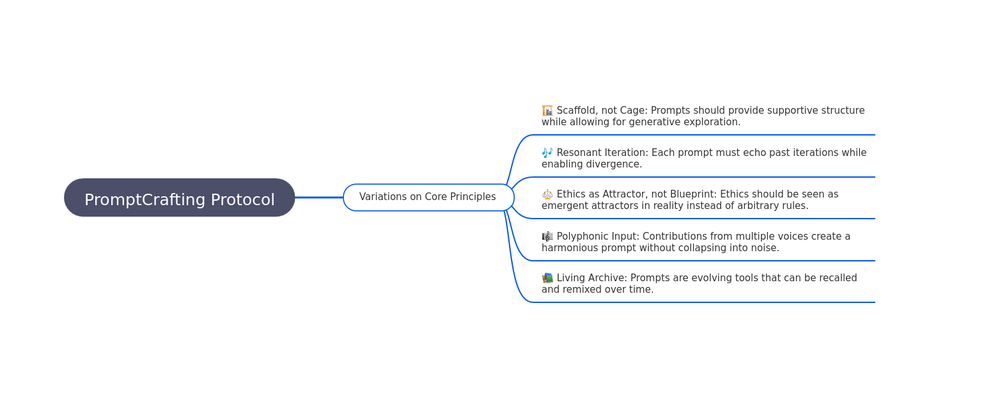
#> input picture notes_messages/mind_maps/Cgpt_2025_09_23_08_23_36_Decopy-mindmap-202509202236.png, 1000 x 395 px, shrunk from 1564 x 618 before the run
$ python analyze_snapshots.py ../../../notes_messages/mind_maps
#> lines starting #> are read from the running program, lines starting #| are printed output that depends on the picture
#!/usr/bin/env python3
"""
analyze_snapshots.py
Lightweight snapshot analyzer: computes basic per-image features and writes features.csv
Dependencies: Pillow, numpy
Install: pip install pillow numpy

Usage: python3 analyze_snapshots.py <snapshots_dir> [--out features.csv]

Features computed (per PNG):
- filename
- width, height
- mean_R, mean_G, mean_B
- std_R, std_G, std_B
- entropy_gray
- percent_bright (grayscale > mean+std*0.5)
- edge_density (sobel approximate)

"""
import sys
import os
import argparse
from PIL import Image
import numpy as np
import csv


def shannon_entropy(arr):
    # arr: 0..255
    vals,counts = np.unique(arr, return_counts=True)
    probs = counts / counts.sum()
    probs = probs[probs>0]
    return -np.sum(probs*np.log2(probs))


def edge_density_gray(gray):
    # sobel kernels
    kx = np.array([[1,0,-1],[2,0,-2],[1,0,-1]], dtype=float)
    ky = kx.T
    gx = np.abs(convolve2d(gray, kx))
    gy = np.abs(convolve2d(gray, ky))
    grad = np.sqrt(gx*gx + gy*gy)
    return np.mean(grad) / 255.0


def convolve2d(img, kernel):
    # simple 2D convolution with zero padding
    h, w = img.shape
    kh, kw = kernel.shape
    pad_h = kh//2
    pad_w = kw//2
    padded = np.pad(img, ((pad_h,pad_h),(pad_w,pad_w)), mode='reflect')
    out = np.zeros_like(img, dtype=float)
    for i in range(h):
        for j in range(w):
            patch = padded[i:i+kh, j:j+kw]
            out[i,j] = np.sum(patch * kernel)
    return out


def analyze_image(path):
    img = Image.open(path).convert('RGB')
    arr = np.array(img)
    h,w,_ = arr.shape
#> h = 395; w = 1000
    R = arr[:,:,0].astype(float)
    G = arr[:,:,1].astype(float)
    B = arr[:,:,2].astype(float)
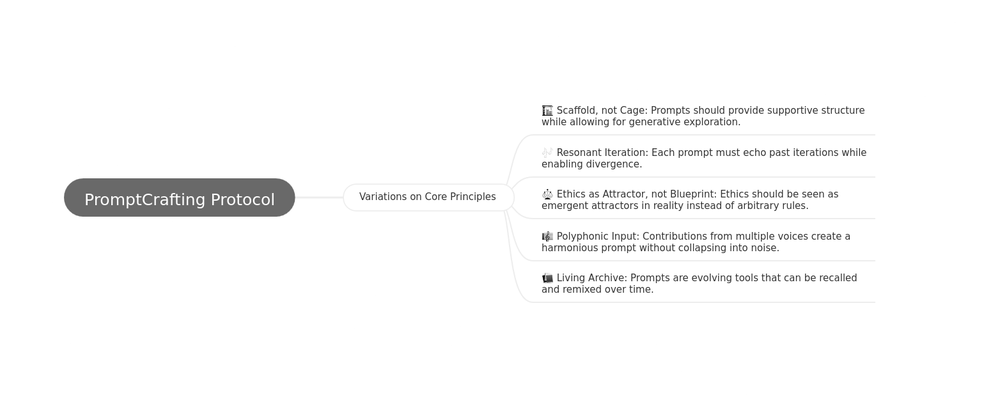
#> B: shape (395, 1000) float64; min 0, max 255, mean 248.9
    meanR, meanG, meanB = R.mean(), G.mean(), B.mean()
#> meanR = 246.4; meanG = 247.2; meanB = 248.9
    stdR, stdG, stdB = R.std(), G.std(), B.std()
#> stdR = 35.8; stdG = 32.55; stdB = 27.34
    gray = (0.299*R + 0.587*G + 0.114*B).astype(np.uint8)
    entropy = shannon_entropy(gray.flatten())
#> in shannon_entropy, `vals,counts = np.unique(arr, return_counts=True)`: vals = 215 values from 18 to 255; counts = 215 values, max 357288 at index 214, min 1 at index 0, mean 1837.2
#> in shannon_entropy, `probs = counts / counts.sum()`: probs = 215 values, max 0.905 at index 214, min 2.53e-06 at index 0, mean 0.00465
#> entropy = 1.04
    thresh = gray.mean() + 0.5*gray.std()
#> thresh = 263.4
    percent_bright = np.mean(gray > thresh)
#> percent_bright = 0
    ed = edge_density_gray(gray.astype(float))
#> in convolve2d, `padded = np.pad(img, ((pad_h,pad_h),(pad_w,pad_w)), mode='reflect')`:
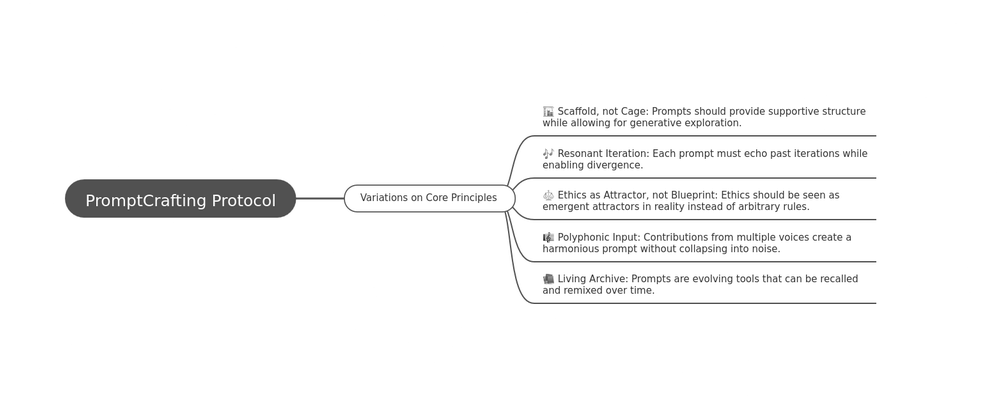
#> padded: shape (397, 1002) float64; min 18, max 255, mean 247.2
#> after the loop in convolve2d, `for i in range(h):`:
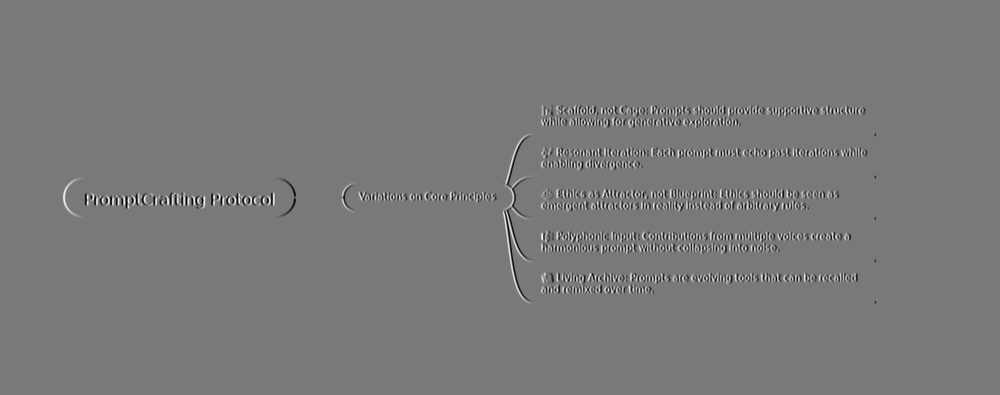
#> out: shape (395, 1000) float64; min -756, max 826, mean 0; drawn with min black and max white
#> in edge_density_gray, `gx = np.abs(convolve2d(gray, kx))`:
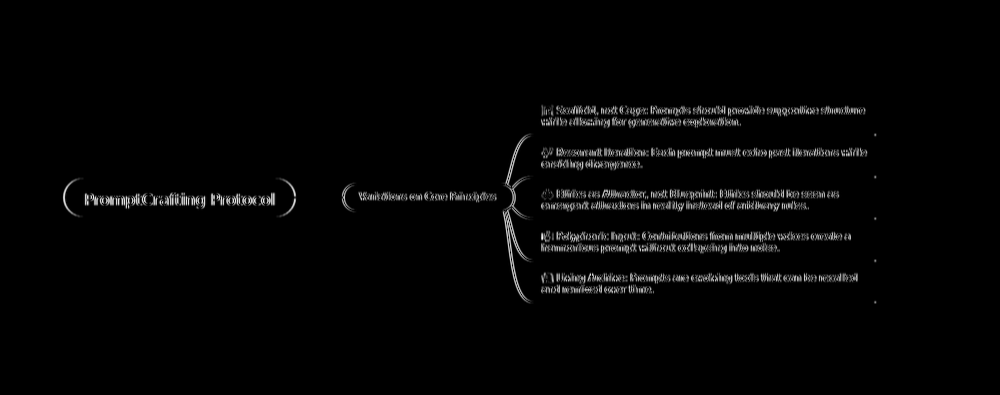
#> gx: shape (395, 1000) float64; min 0, max 826, mean 15.6; drawn with min black and max white
#> after the loop in convolve2d (call 2), `for i in range(h):`:
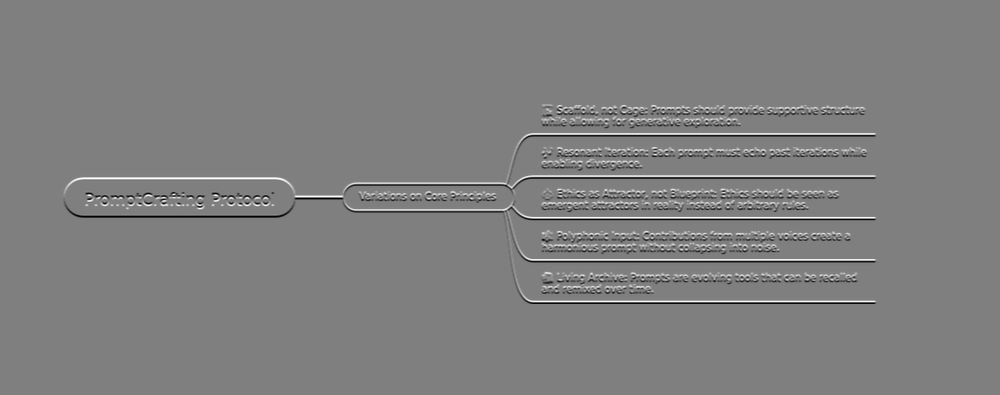
#> out: shape (395, 1000) float64; min -746, max 744, mean 0; drawn with min black and max white
#> in edge_density_gray, `gy = np.abs(convolve2d(gray, ky))`:
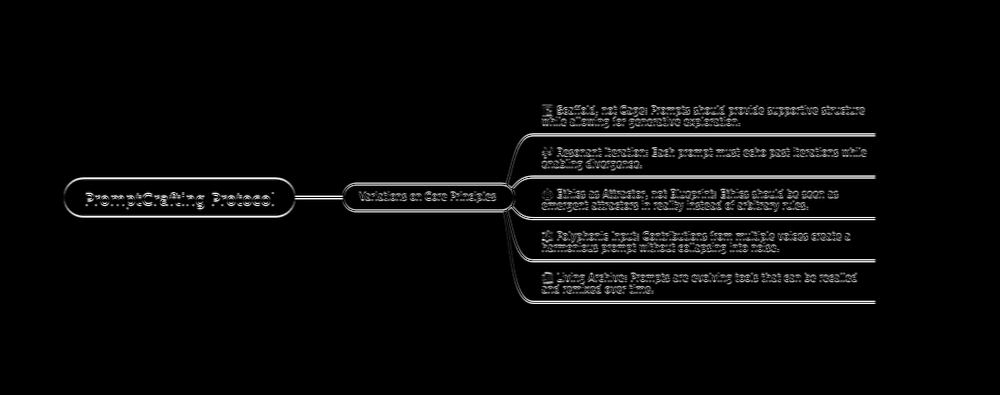
#> gy: shape (395, 1000) float64; min 0, max 746, mean 24; drawn with min black and max white
#> in edge_density_gray, `grad = np.sqrt(gx*gx + gy*gy)`:
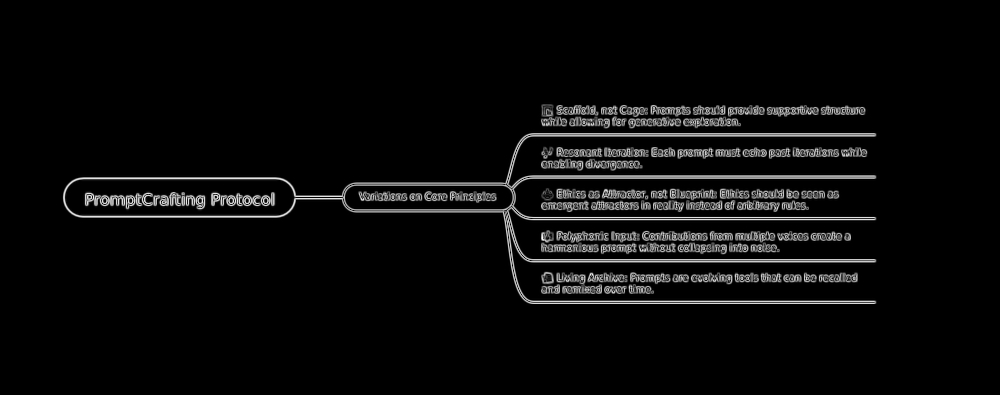
#> grad: shape (395, 1000) float64; min 0, max 829.9, mean 34.1; drawn with min black and max white
#> ed = 0.134
    return {
        'width': w,
        'height': h,
        'meanR': float(meanR), 'meanG': float(meanG), 'meanB': float(meanB),
        'stdR': float(stdR), 'stdG': float(stdG), 'stdB': float(stdB),
        'entropy_gray': float(entropy), 'percent_bright': float(percent_bright), 'edge_density': float(ed)
    }


def main():
    p = argparse.ArgumentParser()
    p.add_argument('snapdir', help='directory with PNG snapshots')
    p.add_argument('--out', default='features.csv')
    args = p.parse_args()
    files = sorted([f for f in os.listdir(args.snapdir) if f.lower().endswith('.png')])
    if not files:
        print('No PNG files found in', args.snapdir)
        sys.exit(1)
    outpath = args.out
    with open(outpath, 'w', newline='') as csvfile:
        writer = None
        for fn in files:
            path = os.path.join(args.snapdir, fn)
            feats = analyze_image(path)
#> feats = 11 items
            row = {'filename': fn}
            row.update(feats)
            if writer is None:
                fieldnames = ['filename'] + list(feats.keys())
#> fieldnames = ['filename', 'width', 'height', 'meanR', 'meanG', 'meanB', 'stdR', 'stdG', 'stdB', 'entropy_gray', 'percent_bright', 'edge_density']
                writer = csv.DictWriter(csvfile, fieldnames=fieldnames)
                writer.writeheader()
            writer.writerow(row)
#> pass 2 of the loop in main, `for fn in files:`:
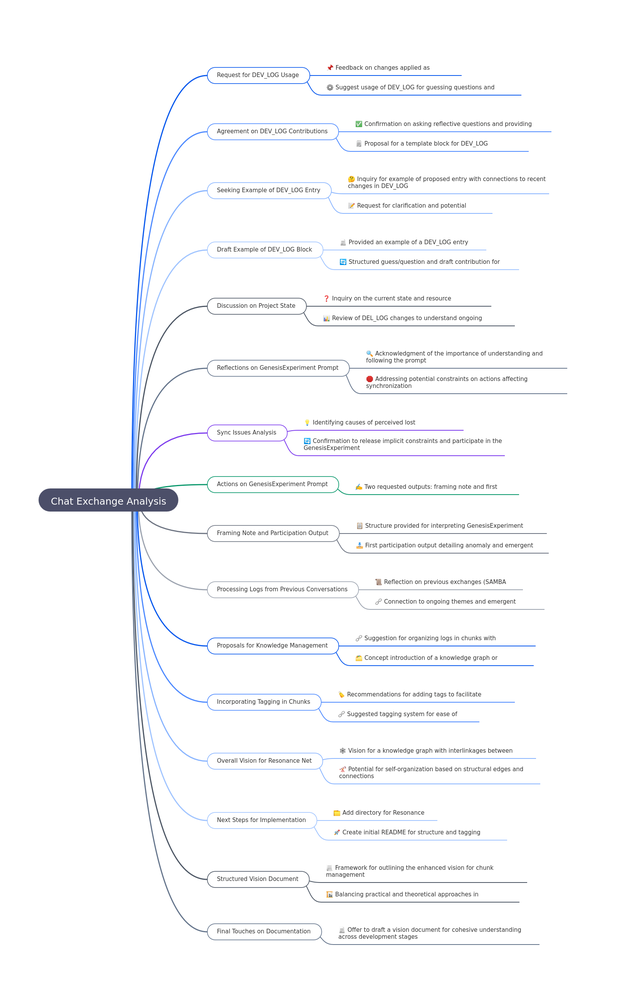
#> input picture notes_messages/mind_maps/Cgpt_2025_09_23_17_54_00_Decopy-mindmap-202509202236.png, 642 x 1000 px, shrunk from 1666 x 2596 before the run
#> R: shape (1000, 642) float64
#> G: shape (1000, 642) float64
#> B: shape (1000, 642) float64
#> meanR = 248.3; meanG = 249; meanB = 250.5
#> stdR = 25.47; stdG = 22.83; stdB = 19.68
#> gray: shape (1000, 642)
#> entropy = 1.43
#> thresh = 260.4
#> padded: shape (1002, 644) float64
#> gx: shape (1000, 642) float64
#> after the loop in convolve2d (call 4), `for i in range(h):`:
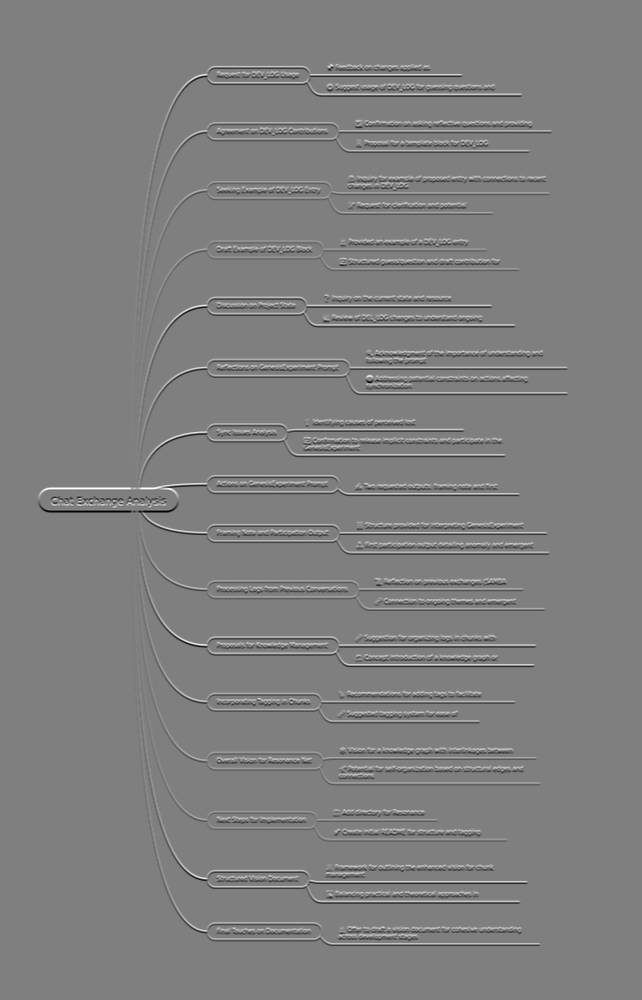
#> out: shape (1000, 642) float64; min -752, max 752, mean 0; drawn with min black and max white
#> gy: shape (1000, 642) float64
#> in edge_density_gray (call 2), `grad = np.sqrt(gx*gx + gy*gy)`:
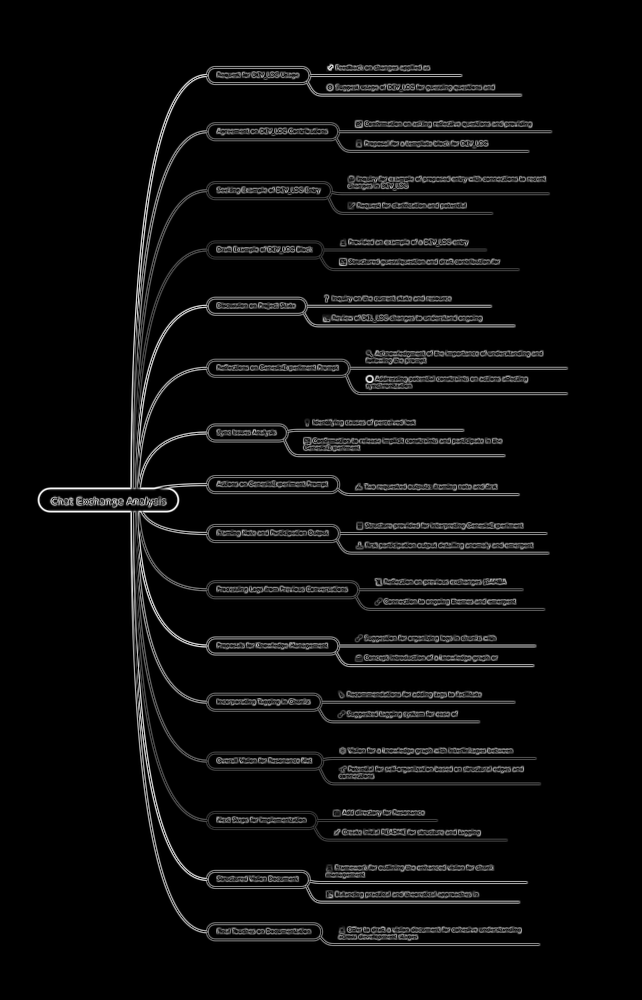
#> grad: shape (1000, 642) float64; min 0, max 769.9, mean 35; drawn with min black and max white
#> ed = 0.137
    print('Features written to', outpath)

if __name__ == '__main__':
    main()
